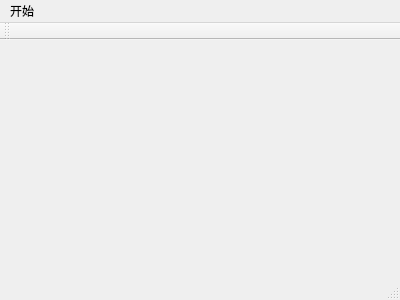
<?xml version="1.0" encoding="UTF-8"?>
<ui version="4.0">
 <class>MainScene</class>
 <widget class="QMainWindow" name="MainScene">
  <property name="geometry">
   <rect>
    <x>0</x>
    <y>0</y>
    <width>400</width>
    <height>300</height>
   </rect>
  </property>
  <property name="windowTitle">
   <string>MainScene</string>
  </property>
  <widget class="QWidget" name="centralWidget"/>
  <widget class="QMenuBar" name="menuBar">
   <property name="geometry">
    <rect>
     <x>0</x>
     <y>0</y>
     <width>400</width>
     <height>26</height>
    </rect>
   </property>
   <widget class="QMenu" name="menu">
    <property name="title">
     <string>开始</string>
    </property>
    <addaction name="actionQuit"/>
   </widget>
   <addaction name="menu"/>
  </widget>
  <widget class="QToolBar" name="mainToolBar">
   <attribute name="toolBarArea">
    <enum>TopToolBarArea</enum>
   </attribute>
   <attribute name="toolBarBreak">
    <bool>false</bool>
   </attribute>
  </widget>
  <widget class="QStatusBar" name="statusBar"/>
  <action name="actionQuit">
   <property name="text">
    <string>退出</string>
   </property>
  </action>
 </widget>
 <layoutdefault spacing="6" margin="11"/>
 <resources/>
 <connections/>
</ui>
